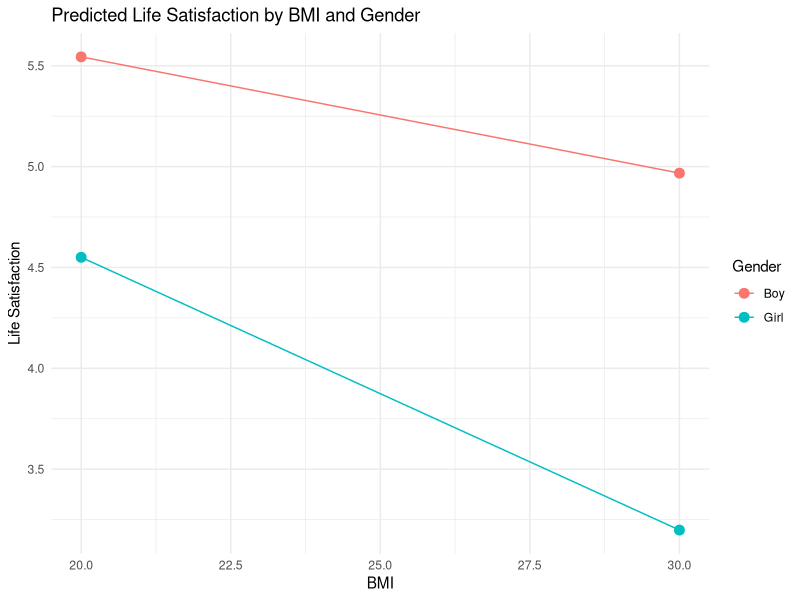
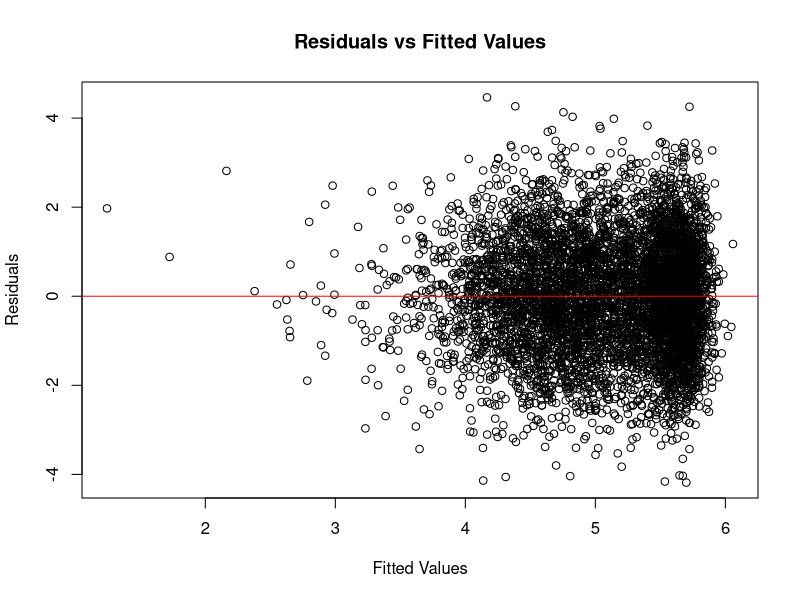
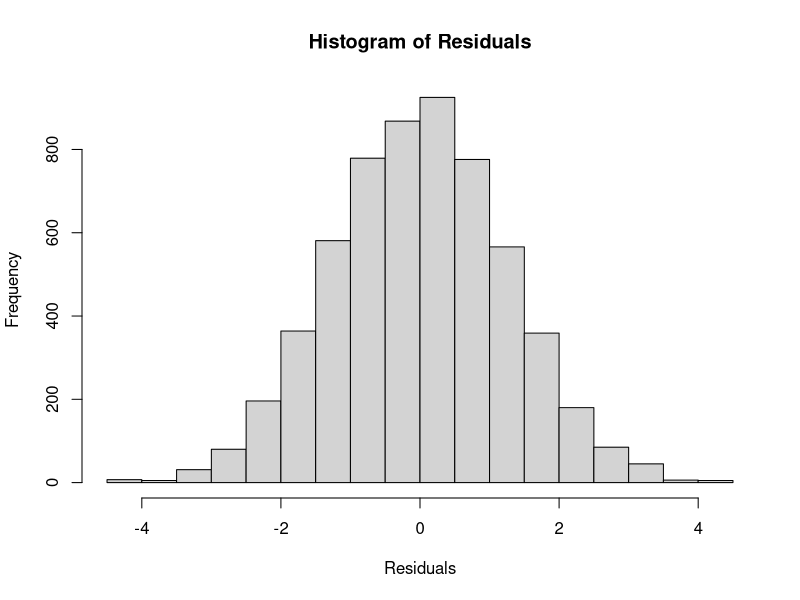
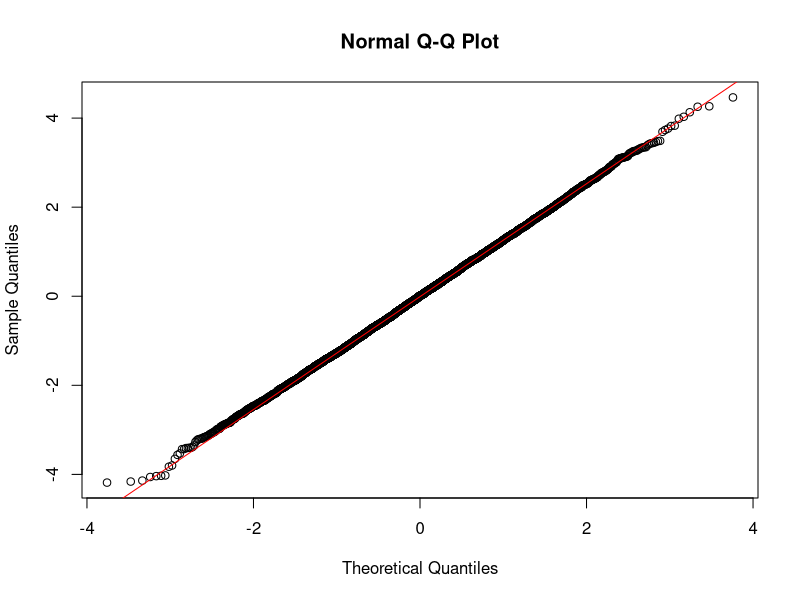

These charts were generated, in order, by the following R code:
## ---- chunk 1
knitr::opts_chunk$set(echo = TRUE)
library(ggplot2)
## ---- chunk 2
data <- read.csv("hsbc_lab2.csv")

str(data)
summary(data)

model1 <- lm(lifesat ~ BMI, data = data)
summary(model1)
## ---- chunk 3
model_quad <- lm(lifesat ~ BMI + I(BMI^2), data = data)

summary(model_quad)
## ---- chunk 4
model_interaction <- lm(lifesat ~ BMI * sex, data = data)

summary(model_interaction)
## ---- chunk 5
hypo_girls <- data.frame(sex = "Girl", BMI = c(20, 30))

hypo_girls$lifesat <- predict(model_interaction, newdata = hypo_girls)

print(hypo_girls)
## ---- chunk 6
hypo_boys <- data.frame(sex = "Boy", BMI = c(20, 30))

hypo_boys$lifesat <- predict(model_interaction, newdata = hypo_boys)

print(hypo_boys)
## ---- chunk 7
all_predictions <- rbind(hypo_girls, hypo_boys)

library(ggplot2)
ggplot(all_predictions, aes(x = BMI, y = lifesat, color = sex, group = sex)) +
  geom_line() +
  geom_point(size = 3) +
  labs(
    title = "Predicted Life Satisfaction by BMI and Gender",
    x = "BMI",
    y = "Life Satisfaction",
    color = "Gender"
  ) +
  theme_minimal()
## ---- chunk 8
plot(model_interaction$fitted.values, residuals(model_interaction),
     xlab = "Fitted Values",
     ylab = "Residuals",
     main = "Residuals vs Fitted Values")
abline(h = 0, col = "red")

hist(residuals(model_interaction), main = "Histogram of Residuals", xlab = "Residuals")

qqnorm(residuals(model_interaction))
qqline(residuals(model_interaction), col = "red")
